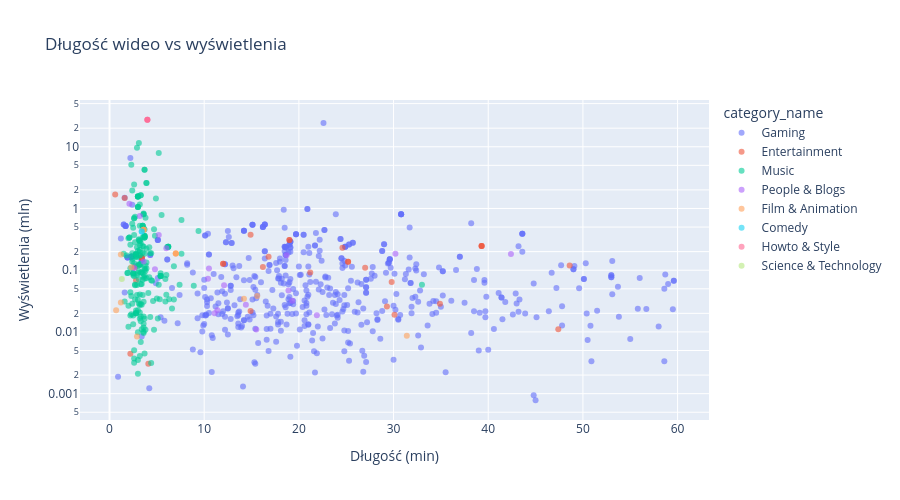

Notebook source saved alongside this figure:
### Code cell
# ── Wykres 5: Długość wideo vs wyświetlenia ──────────────────────────────────
df_dur = con.execute("""
SELECT duration_minutes, view_count / 1e6 AS mln_wysw,
       category_name, region
FROM fact_videos f
JOIN dim_category c USING (category_id)
WHERE duration_seconds BETWEEN 30 AND 3600
  AND view_count > 0
""").fetchdf()

fig = px.scatter(
    df_dur.sample(min(2000, len(df_dur)), random_state=42),
    x="duration_minutes", y="mln_wysw",
    color="category_name",
    opacity=0.6,
    title="Długość wideo vs wyświetlenia",
    labels={"duration_minutes": "Długość (min)", "mln_wysw": "Wyświetlenia (mln)"},
    log_y=True
)
fig.update_layout(height=500)
fig.show()

### Figure 1 — Plotly figure (JSON) as saved in the notebook; plotly's stock layout.template omitted (floating-point values rounded to 4 significant figures; data arrays with more than 128 entries replaced by an {"elided": "..."} marker saying what was removed)
{"data": [{"hovertemplate": "category_name=Gaming<br>Długość (min)=%{x}<br>Wyświetlenia (mln)=%{y}<extra></extra>", "legendgroup": "Gaming", "marker": {"color": "#636efa", "opacity": 0.6, "symbol": "circle"}, "mode": "markers", "name": "Gaming", "orientation": "v", "showlegend": true, "type": "scatter", "x": {"elided": "484 float values"}, "xaxis": "x", "y": {"elided": "484 float values"}, "yaxis": "y"}, {"hovertemplate": "category_name=Entertainment<br>Długość (min)=%{x}<br>Wyświetlenia (mln)=%{y}<extra></extra>", "legendgroup": "Entertainment", "marker": {"color": "#EF553B", "opacity": 0.6, "symbol": "circle"}, "mode": "markers", "name": "Entertainment", "orientation": "v", "showlegend": true, "type": "scatter", "x": [2.2, 3.4, 25.2, 27.0, 3.4, 39.3, 19.0, 16.2, 29.8, 2.7, 30.1, 14.9, 12.0, 4.1, 12.0, 19.0, 3.4, 25.2, 34.9, 0.6, 39.3, 2.8, 47.4, 48.6, 39.3, 29.3, 14.9, 16.8, 3.4, 1.6, 24.6, 21.2], "xaxis": "x", "y": [0.004411, 0.1609, 0.1374, 0.1095, 0.1609, 0.2462, 0.3092, 0.1125, 0.0647, 0.1121, 0.01905, 0.3749, 0.1274, 0.003044, 0.1274, 0.3092, 0.1609, 0.1374, 0.02859, 1.677, 0.2462, 0.06874, 0.01104, 0.1196, 0.2462, 0.02585, 0.0218, 0.1648, 0.1609, 1.481, 0.2308, 0.09176], "yaxis": "y"}, {"hovertemplate": "category_name=Music<br>Długość (min)=%{x}<br>Wyświetlenia (mln)=%{y}<extra></extra>", "legendgroup": "Music", "marker": {"color": "#00cc96", "opacity": 0.6, "symbol": "circle"}, "mode": "markers", "name": "Music", "orientation": "v", "showlegend": true, "type": "scatter", "x": {"elided": "207 float values"}, "xaxis": "x", "y": {"elided": "207 float values"}, "yaxis": "y"}, {"hovertemplate": "category_name=People & Blogs<br>Długość (min)=%{x}<br>Wyświetlenia (mln)=%{y}<extra></extra>", "legendgroup": "People & Blogs", "marker": {"color": "#ab63fa", "opacity": 0.6, "symbol": "circle"}, "mode": "markers", "name": "People & Blogs", "orientation": "v", "showlegend": true, "type": "scatter", "x": [42.4, 12.1, 18.9, 15.5, 18.7, 30.2, 21.9, 11.4, 2.1, 10.4, 3.6, 4.8, 3.2, 11.1, 10.5, 2.6, 14.4, 19.3, 5.2, 6.0], "xaxis": "x", "y": [0.1836, 0.0572, 0.04684, 0.01094, 0.1745, 0.184, 0.01863, 0.02237, 1.189, 0.07248, 0.1382, 0.1035, 0.7566, 0.02004, 0.1063, 0.1086, 0.02765, 0.03188, 0.3728, 0.2274], "yaxis": "y"}, {"hovertemplate": "category_name=Film & Animation<br>Długość (min)=%{x}<br>Wyświetlenia (mln)=%{y}<extra></extra>", "legendgroup": "Film & Animation", "marker": {"color": "#FFA15A", "opacity": 0.6, "symbol": "circle"}, "mode": "markers", "name": "Film & Animation", "orientation": "v", "showlegend": true, "type": "scatter", "x": [7.0, 3.6, 1.2, 2.9, 1.2, 14.2, 15.6, 3.6, 3.6, 31.4, 0.7, 7.0, 2.3, 7.0], "xaxis": "x", "y": [0.1871, 0.4537, 0.1797, 0.008397, 0.02999, 0.03452, 0.03823, 0.4537, 0.4537, 0.008655, 0.02239, 0.1871, 0.1122, 0.1871], "yaxis": "y"}, {"hovertemplate": "category_name=Comedy<br>Długość (min)=%{x}<br>Wyświetlenia (mln)=%{y}<extra></extra>", "legendgroup": "Comedy", "marker": {"color": "#19d3f3", "opacity": 0.6, "symbol": "circle"}, "mode": "markers", "name": "Comedy", "orientation": "v", "showlegend": true, "type": "scatter", "x": [3.4, 3.4], "xaxis": "x", "y": [0.4255, 0.4255], "yaxis": "y"}, {"hovertemplate": "category_name=Howto & Style<br>Długość (min)=%{x}<br>Wyświetlenia (mln)=%{y}<extra></extra>", "legendgroup": "Howto & Style", "marker": {"color": "#FF6692", "opacity": 0.6, "symbol": "circle"}, "mode": "markers", "name": "Howto & Style", "orientation": "v", "showlegend": true, "type": "scatter", "x": [4.0, 4.0, 4.0], "xaxis": "x", "y": [27.39, 27.39, 27.39], "yaxis": "y"}, {"hovertemplate": "category_name=Science & Technology<br>Długość (min)=%{x}<br>Wyświetlenia (mln)=%{y}<extra></extra>", "legendgroup": "Science & Technology", "marker": {"color": "#B6E880", "opacity": 0.6, "symbol": "circle"}, "mode": "markers", "name": "Science & Technology", "orientation": "v", "showlegend": true, "type": "scatter", "x": [1.3], "xaxis": "x", "y": [0.07192], "yaxis": "y"}], "layout": {"height": 500, "legend": {"title": {"text": "category_name"}, "tracegroupgap": 0}, "title": {"text": "Długość wideo vs wyświetlenia"}, "xaxis": {"anchor": "y", "domain": [0, 1], "title": {"text": "Długość (min)"}}, "yaxis": {"anchor": "x", "domain": [0, 1], "title": {"text": "Wyświetlenia (mln)"}, "type": "log"}}}
